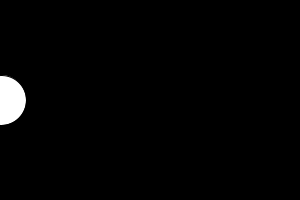
Frame 1 (no input)
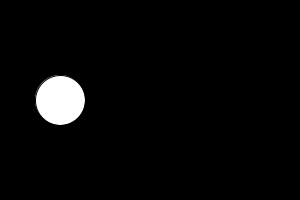
Frame 60 (the mouse pressed at the canvas centre just before this capture)
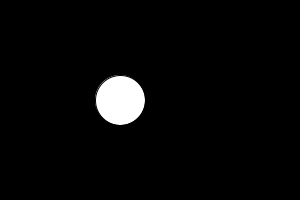
Frame 120 (the mouse held since frame 60 and released just before this capture)

The Processing sketch that drew these frames (run headless with seeded random() and noise(); from frame 60 on, the mouse is pressed at the canvas centre):

// Processing sketch: tut02_07
// ── tut02_07.pde
Spot sp;                        // Declare the object

void setup()
{
  size(300, 200);
  sp = new Spot(0, 100, 50);    // Create the object
}

void draw()
{
  background(0, 0, 0);
  sp.move();
  sp.display();   
}

void mousePressed()
{
  println(sp);
}
// ── Spot.pde
public class Spot
{
  private float x, y;
  private float diameter;
  private float speed;
  private float direction;

  public Spot(float x, float y, float diameter)
  {
    this.x=x;
    this.y=y;
    this.diameter = diameter;
    this.speed=1;
    this.direction=1; // left to right
  }

  public void display()
  {
    ellipse(x, y, diameter, diameter);
  }

  public void move()
  {
    x=x+(speed*direction);
  }
  
  public String toString()
  {
    return "[Spot: x=" + x + ", y=" + y + ", diameter=" + diameter + "]";
  }
}
